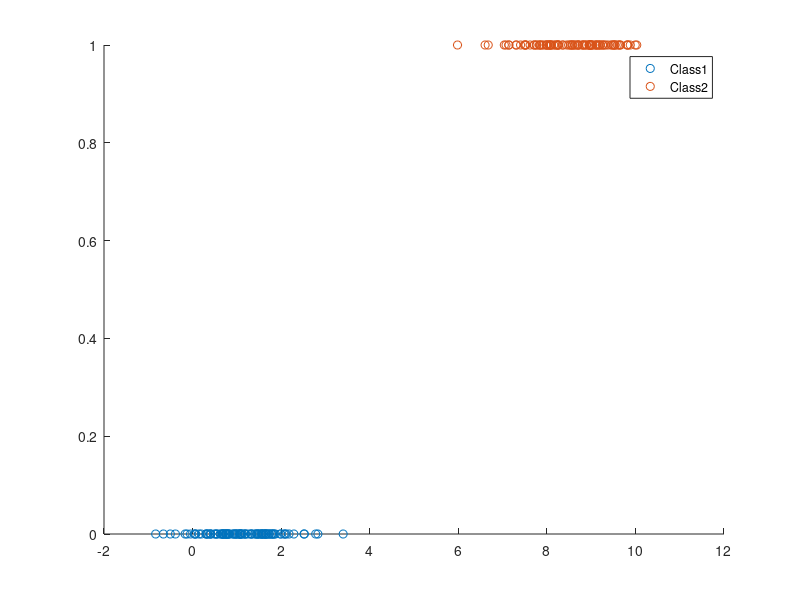
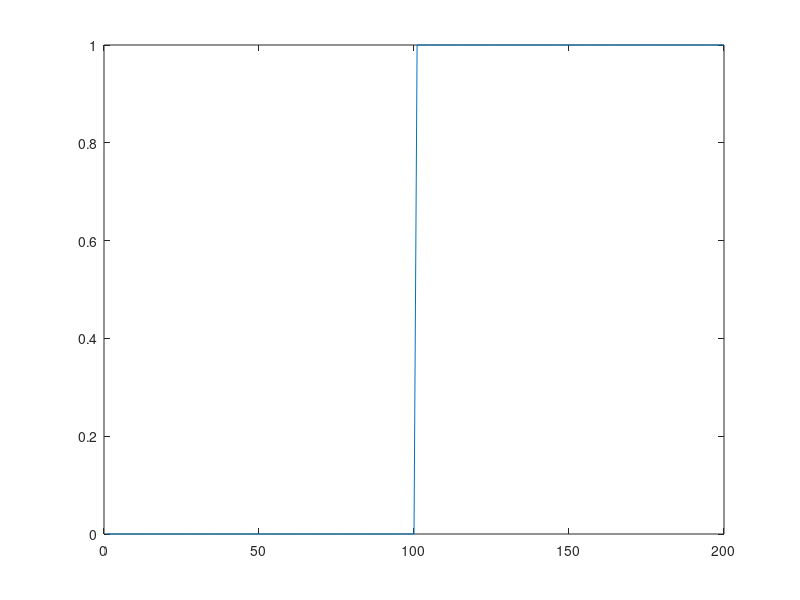
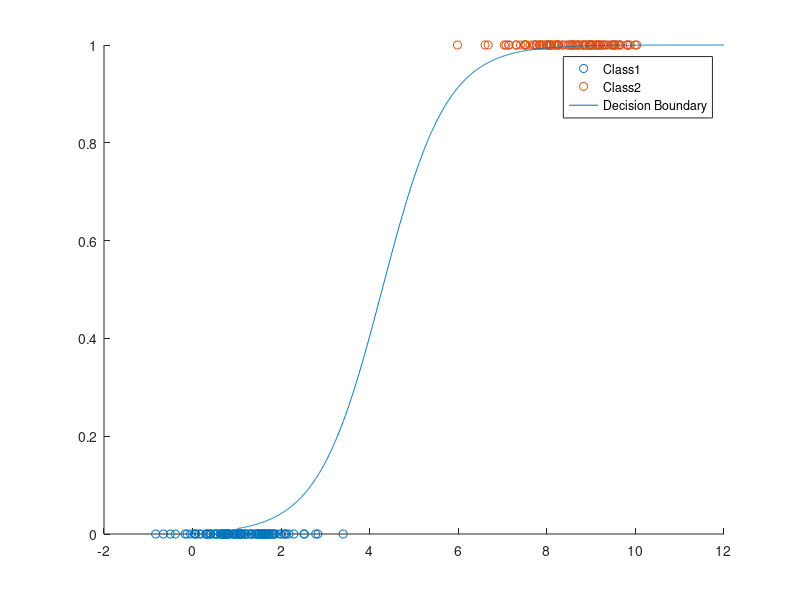
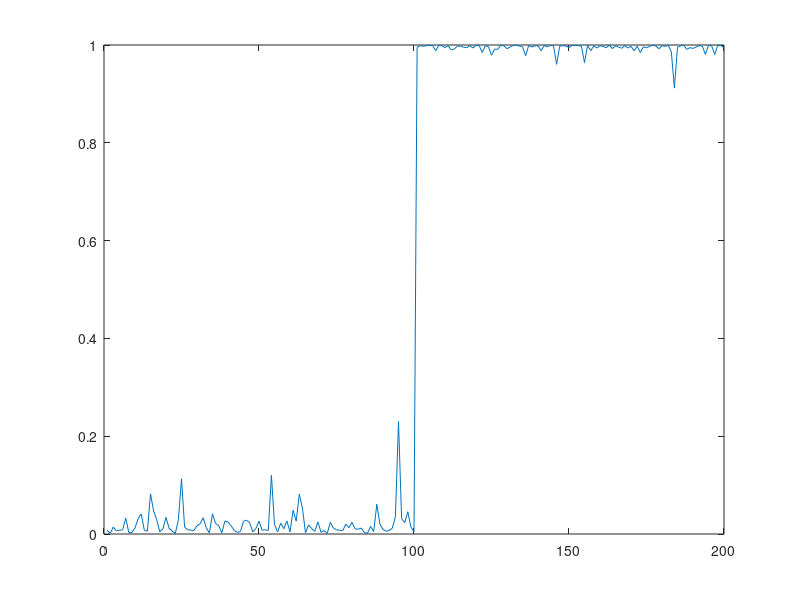

MATLAB code to generate these figures, in order:
clear,clc;
close all;

%% Synthetic Data
N=100; % Number of training samples
% Generating Class1
class1(:,1)=1+0.8*randn(N,1);
% class1(:,2)=6+0.8*randn(N,1);

% Generating Class2
class2(:,1)=8.5+0.8*randn(N,1);
% class2(:,2)=9.5+0.8*randn(N,1);

% t 
t =[zeros(N,1);ones(N,1)]; 

% X Designed Matrix
X = [class1;class2];
X = [X,ones(size(X,1),1)];

% Plot
figure;
hold on;
scatter(class1(:,1),t(1:N));
scatter(class2(:,1),t(N+1:2*N));
legend('Class1','Class2');
hold off;

figure; plot((1:numel(t)),t);

%% Logistic Regression using Stochastic Gradient Descend
rho = 1/(N);
w = zeros(size(X,2),1); %Initial guess 
idx = randperm(size(X,1));
XRandom = X(idx,:);
tRandom = t(idx,:);
Epoch = 100;

for j=1:Epoch
    for i=1:2*N
        y = 1./(1+exp(-XRandom(i,:)*w));
        w = w-((rho).*(y-tRandom(i)).*XRandom(i,:))';
    end
end

XW = X*w;
y = 1./(1+exp(-XW));

%% plot of the decision boundary of stochastic gradient descend
xAxis = [1:0.01:12]';
decision = [xAxis,ones(numel(xAxis),1)]*w;
yPlot = 1./(1+exp(-decision));
figure; 
hold on;
scatter(class1(:,1),t(1:N));
scatter(class2(:,1),t(N+1:2*N));
% plot(xAxis,decision);
plot(xAxis,yPlot);
ylim([0 1]);
legend('Class1','Class2','Decision Boundary','y');
hold off;
figure;
plot(y);
